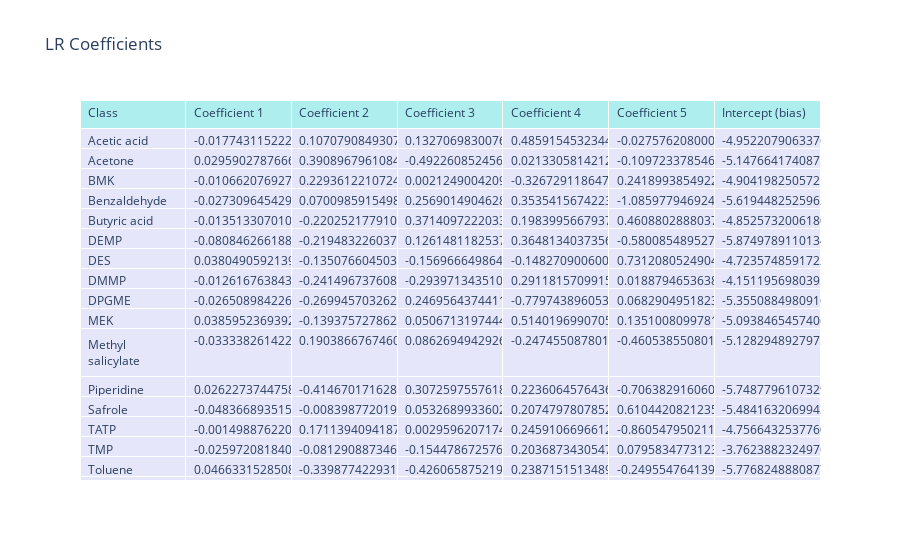
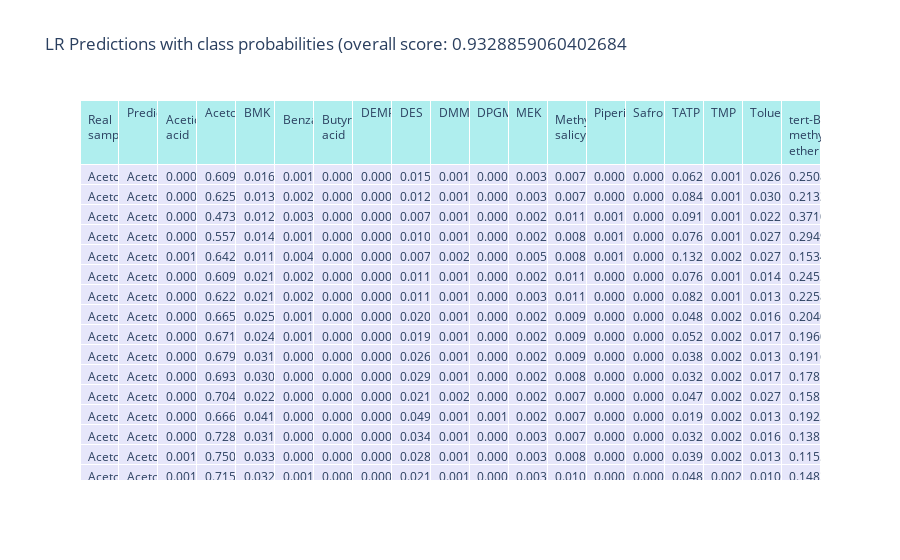
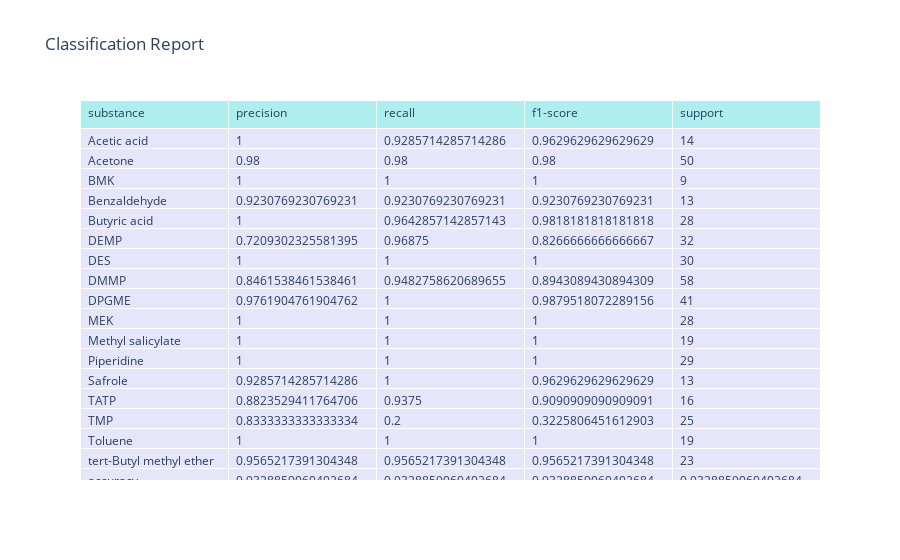
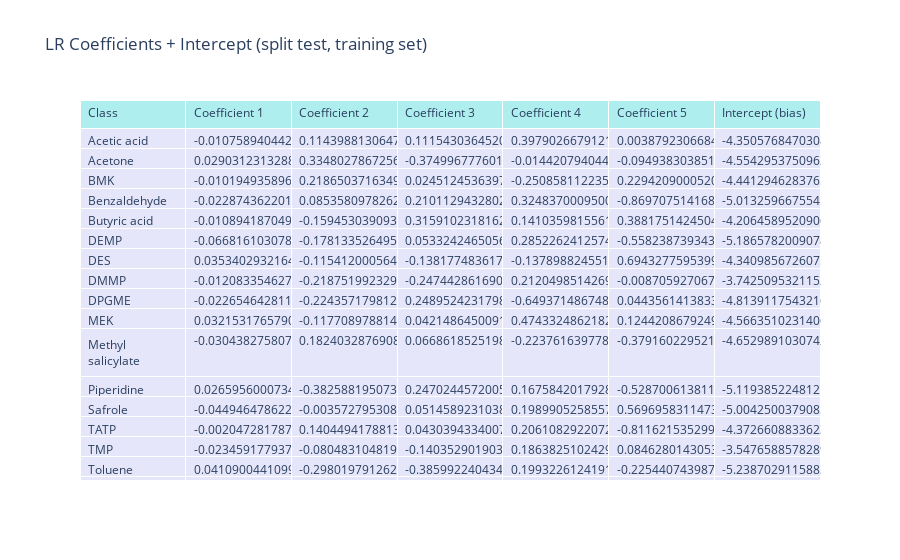

Notebook cell for these charts, in order:
### Markdown cell above
## Third step: LR training

- the `LR` class provides Logistic Regression tools
- the `LRSettings` helper class holds the settings for the `LR` class

### Code cell
from chemfusekit.lr import LRSettings, LR, GraphMode

settings = LRSettings(
    algorithm='liblinear',
    output=GraphMode.GRAPHIC,   # graphs will be printed as pictures
    test_split=True # Run split test
)

# Initialize and run the LDA class
lr = LR(
    settings=settings,
    array_scores=pca.array_scores,  # use the data from PCA
    y=lldf.fused_data.y
)
lr.lr()

### Figure 1 — Plotly figure (JSON) as saved in the notebook; plotly's stock layout.template omitted (floating-point values rounded to 4 significant figures)
{"data": [{"cells": {"align": "left", "fill": {"color": "lavender"}, "values": [["Acetic acid", "Acetone", "BMK", "Benzaldehyde ", "Butyric acid", "DEMP", "DES", "DMMP", "DPGME", "MEK", "Methyl salicylate", "Piperidine", "Safrole", "TATP", "TMP", "Toluene", "tert-Butyl methyl ether"], [-0.01774, 0.02959, -0.01066, -0.02731, -0.01351, -0.08085, 0.03805, -0.01262, -0.02651, 0.0386, -0.03334, 0.02623, -0.04837, -0.001499, -0.02597, 0.04663, 0.0302], [0.1071, 0.3909, 0.2294, 0.0701, -0.2203, -0.2195, -0.1351, -0.2415, -0.2699, -0.1394, 0.1904, -0.4147, -0.008399, 0.1711, -0.08129, -0.3399, -0.02504], [0.1327, -0.4923, 0.002125, 0.2569, 0.3714, 0.1261, -0.157, -0.294, 0.247, 0.05067, 0.08627, 0.3073, 0.05327, 0.00296, -0.1545, -0.4261, 0.03961], [0.4859, 0.02133, -0.3267, 0.3535, 0.1984, 0.3648, -0.1483, 0.2912, -0.7797, 0.514, -0.2475, 0.2236, 0.2075, 0.2459, 0.2037, 0.2387, -0.4927], [-0.02758, -0.1097, 0.2419, -1.086, 0.4609, -0.5801, 0.7312, 0.01888, 0.06829, 0.1351, -0.4605, -0.7064, 0.6104, -0.8605, 0.07958, -0.2496, -0.7856], [-4.952, -5.148, -4.904, -5.619, -4.853, -5.875, -4.724, -4.151, -5.355, -5.094, -5.128, -5.749, -5.484, -4.757, -3.762, -5.777, -5.646]]}, "header": {"align": "left", "fill": {"color": "paleturquoise"}, "values": ["Class", "Coefficient 1", "Coefficient 2", "Coefficient 3", "Coefficient 4", "Coefficient 5", "Intercept (bias)"]}, "type": "table"}], "layout": {"title": {"text": "LR Coefficients"}}}

### Figure 2 — Plotly figure (JSON) as saved in the notebook; plotly's stock layout.template omitted (floating-point values rounded to 4 significant figures; data arrays with more than 128 entries replaced by an {"elided": "..."} marker saying what was removed)
{"data": [{"cells": {"align": "left", "fill": {"color": "lavender"}, "values": {"elided": "19x447 mixed values"}}, "header": {"align": "left", "fill": {"color": "paleturquoise"}, "values": ["Real sample", "Prediction", "Acetic acid", "Acetone", "BMK", "Benzaldehyde ", "Butyric acid", "DEMP", "DES", "DMMP", "DPGME", "MEK", "Methyl salicylate", "Piperidine", "Safrole", "TATP", "TMP", "Toluene", "tert-Butyl methyl ether"]}, "type": "table"}], "layout": {"title": {"text": "LR Predictions with class probabilities (overall score: 0.9328859060402684"}}}

### Figure 3 — Plotly figure (JSON) as saved in the notebook; plotly's stock layout.template omitted (floating-point values rounded to 4 significant figures)
{"data": [{"cells": {"align": "left", "fill": {"color": "lavender"}, "values": [["Acetic acid", "Acetone", "BMK", "Benzaldehyde ", "Butyric acid", "DEMP", "DES", "DMMP", "DPGME", "MEK", "Methyl salicylate", "Piperidine", "Safrole", "TATP", "TMP", "Toluene", "tert-Butyl methyl ether", "accuracy", "macro avg", "weighted avg"], [1, 0.98, 1, 0.9231, 1, 0.7209, 1, 0.8462, 0.9762, 1, 1, 1, 0.9286, 0.8824, 0.8333, 1, 0.9565, 0.9329, 0.9439, 0.9356], [0.9286, 0.98, 1, 0.9231, 0.9643, 0.9688, 1, 0.9483, 1, 1, 1, 1, 1, 0.9375, 0.2, 1, 0.9565, 0.9329, 0.9298, 0.9329], [0.963, 0.98, 1, 0.9231, 0.9818, 0.8267, 1, 0.8943, 0.988, 1, 1, 1, 0.963, 0.9091, 0.3226, 1, 0.9565, 0.9329, 0.924, 0.9215], [14, 50, 9, 13, 28, 32, 30, 58, 41, 28, 19, 29, 13, 16, 25, 19, 23, 0.9329, 447, 447]]}, "header": {"align": "left", "fill": {"color": "paleturquoise"}, "values": ["substance", "precision", "recall", "f1-score", "support"]}, "type": "table"}], "layout": {"title": {"text": "Classification Report"}}}

### Figure 4 — Plotly figure (JSON) as saved in the notebook; plotly's stock layout.template omitted (floating-point values rounded to 4 significant figures)
{"data": [{"cells": {"align": "left", "fill": {"color": "lavender"}, "values": [["Acetic acid", "Acetone", "BMK", "Benzaldehyde ", "Butyric acid", "DEMP", "DES", "DMMP", "DPGME", "MEK", "Methyl salicylate", "Piperidine", "Safrole", "TATP", "TMP", "Toluene", "tert-Butyl methyl ether"], [-0.01076, 0.02903, -0.01019, -0.02287, -0.01089, -0.06682, 0.03534, -0.01208, -0.02265, 0.03215, -0.03044, 0.0266, -0.04495, -0.002047, -0.02346, 0.04109, 0.02303], [0.1144, 0.3348, 0.2187, 0.08536, -0.1595, -0.1781, -0.1154, -0.2188, -0.2244, -0.1177, 0.1824, -0.3826, -0.003573, 0.1404, -0.08048, -0.298, -0.02044], [0.1115, -0.375, 0.02451, 0.2101, 0.3159, 0.05332, -0.1382, -0.2474, 0.249, 0.04215, 0.06686, 0.247, 0.05146, 0.04304, -0.1404, -0.386, 0.01947], [0.3979, -0.01442, -0.2509, 0.3248, 0.141, 0.2852, -0.1379, 0.212, -0.6494, 0.4743, -0.2238, 0.1676, 0.199, 0.2061, 0.1864, 0.1993, -0.4236], [0.003879, -0.09494, 0.2294, -0.8697, 0.3882, -0.5582, 0.6943, -0.008706, 0.04436, 0.1244, -0.3792, -0.5287, 0.5697, -0.8116, 0.08463, -0.2254, -0.7329], [-4.351, -4.554, -4.441, -5.013, -4.206, -5.187, -4.341, -3.743, -4.814, -4.566, -4.653, -5.119, -5.004, -4.373, -3.548, -5.239, -5.027]]}, "header": {"align": "left", "fill": {"color": "paleturquoise"}, "values": ["Class", "Coefficient 1", "Coefficient 2", "Coefficient 3", "Coefficient 4", "Coefficient 5", "Intercept (bias)"]}, "type": "table"}], "layout": {"title": {"text": "LR Coefficients + Intercept (split test, training set)"}}}
